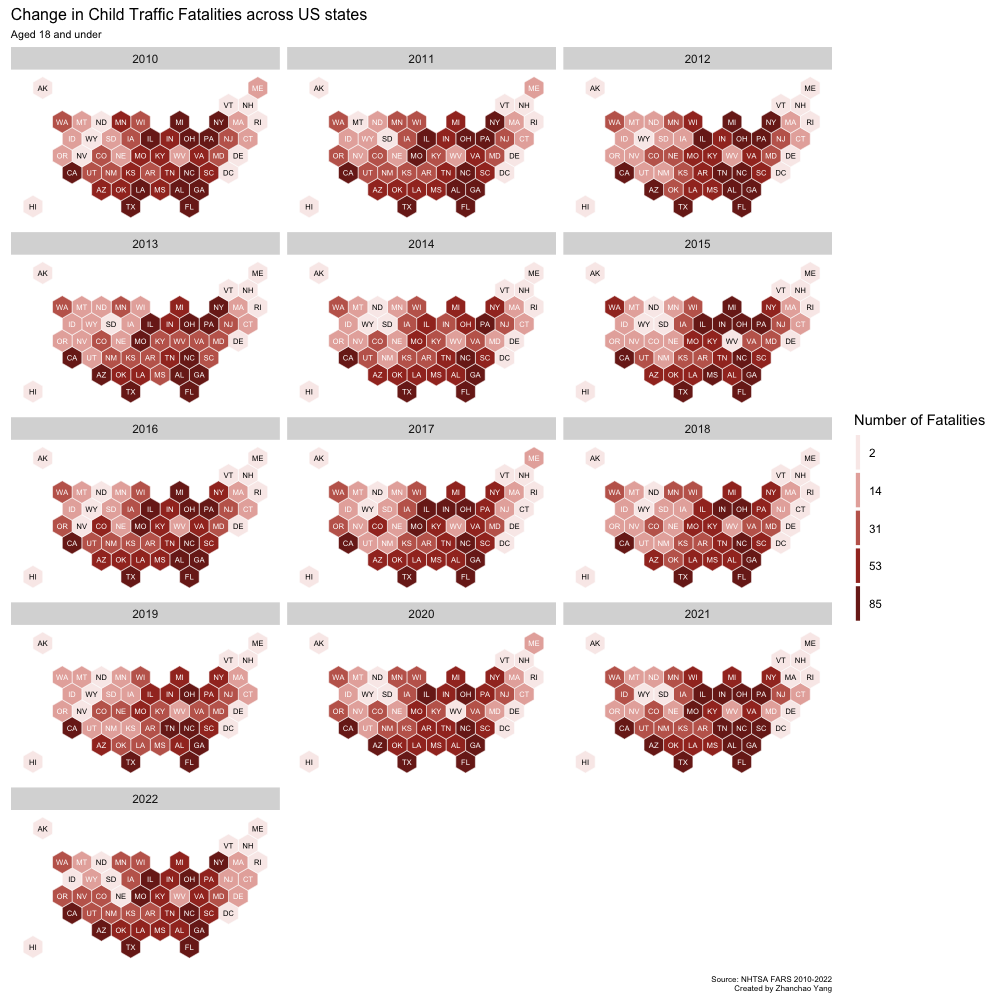

This chart was generated by the following R code:
library(duckdb)
library(tidyverse)
library(ggplot2)
library(sf)
library(mapproj)
mapTheme <- theme(plot.title =element_text(size=12),
                  plot.subtitle = element_text(size=8),
                  plot.caption = element_text(size = 6),
                  axis.line=element_blank(),
                  axis.text.x=element_blank(),
                  axis.text.y=element_blank(),
                  axis.ticks=element_blank(),
                  axis.title.x=element_blank(),
                  axis.title.y=element_blank(),
                  panel.background=element_blank(),
                  panel.border=element_blank(),
                  panel.grid.major=element_line(colour = 'transparent'),
                  panel.grid.minor=element_blank(),
                  legend.direction = "vertical",
                  legend.position = "right",

                  legend.key.height = unit(1, "cm"), legend.key.width = unit(0.2, "cm"))
q5 <- function(variable) {as.factor(ntile(variable, 5))}
flatreds5 <- c('#f9ebea','#e6b0aa','#c2665b', '#a33428','#7b241c')
qBr <- function(df, variable, rnd) {
  if (missing(rnd)) {
    as.character(quantile(round(df[[variable]],3),
                          c(.01,.2,.4,.6,.8), na.rm=T))
  } else if (rnd == FALSE | rnd == F) {
    as.character(formatC(quantile(df[[variable]],
                                  c(.01,.2,.4,.6,.8), na.rm=T),
                         digits = 3))
  }
}
current_path = rstudioapi::getActiveDocumentContext()$path
setwd(dirname(current_path ))
con <- dbConnect(duckdb::duckdb(), dbdir = "raw_data.duckdb")
dbListTables(con)


query <- "
  SELECT
    YEAR,
    STATE,
    COUNT(*) AS entry_count
  FROM (
    SELECT '2010' AS YEAR, STATE, AGE, INJ_SEV FROM person2010
    UNION ALL
    SELECT '2011' AS YEAR, STATE, AGE, INJ_SEV FROM person2011
    UNION ALL
    SELECT '2012' AS YEAR, STATE, AGE, INJ_SEV FROM person2012
    UNION ALL
    SELECT '2013' AS YEAR, STATE, AGE, INJ_SEV FROM person2013
    UNION ALL
    SELECT '2014' AS YEAR, STATE, AGE, INJ_SEV FROM person2014
    UNION ALL
    SELECT '2015' AS YEAR, STATE, AGE, INJ_SEV FROM person2015
    UNION ALL
    SELECT '2016' AS YEAR, STATE, AGE, INJ_SEV FROM person2016
    UNION ALL
    SELECT '2017' AS YEAR, STATE, AGE, INJ_SEV FROM person2017
    UNION ALL
    SELECT '2018' AS YEAR, STATE, AGE, INJ_SEV FROM person2018
    UNION ALL
    SELECT '2019' AS YEAR, STATE, AGE, INJ_SEV FROM person2019
    UNION ALL
    SELECT '2020' AS YEAR, STATE, AGE, INJ_SEV FROM person2020
    UNION ALL
    SELECT '2021' AS YEAR, STATE, AGE, INJ_SEV FROM person2021
    UNION ALL
    SELECT '2022' AS YEAR, STATE, AGE, INJ_SEV FROM person2022
  ) AS all_YEARs
  WHERE AGE < 19 AND INJ_SEV = 4
  GROUP BY YEAR, STATE, INJ_SEV
  ORDER BY YEAR, STATE, INJ_SEV
"
# Execute the query
result <- dbGetQuery(con, query)

#close connection
dbDisconnect(con, shutdown = TRUE)

state_dets <- read.csv('./state-details.csv')
state_dets$stusps <- substr(state_dets$stusps, 2, nchar(state_dets$stusps))
states_sf <- st_read('./us_states_hexgrid.gpkg') %>% left_join(state_dets, by=c('iso3166_2'='stusps')) %>%
  left_join(result, by=c('st'='STATE')) %>% st_transform(3857)#project to mercator pcs
text_inv <- c('black', 'white','white','white','white')
ggplot(states_sf) +
  geom_sf(aes(fill= q5(entry_count)), color='white') +
  scale_fill_manual(values = flatreds5,
                    labels = qBr(states_sf, 'entry_count'),
                    name = 'Number of Fatalities') +
  geom_sf_text(aes(label = iso3166_2, color = q5(entry_count)), size=2)+
  scale_color_manual(values=text_inv)+
  mapTheme+
  guides(color = "none")+

  theme(legend.position = 'right')+

  labs(title='Change in Child Traffic Fatalities across US states',
       subtitle = 'Aged 18 and under',
       caption = 'Source: NHTSA FARS 2010-2022\nCreated by Zhanchao Yang',

  )+

  facet_wrap('YEAR',ncol=3)
